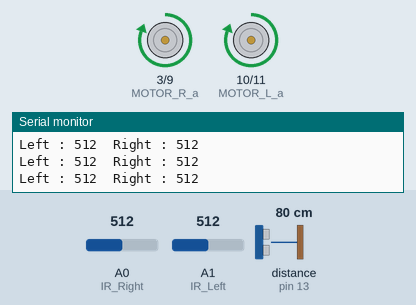
Recording of a sketch running on a simulated Arduino Uno, built with avr-gcc and run on an emulated ATmega328P. Shown: motor-driver pin pairs drawn as motors (green arrow = first pin HIGH = forward, orange = second pin HIGH = backward, longer = more drive), the last lines printed to the serial monitor. Wiring (inferred from the names in the program): ultrasonic range finder: trigger pin 12; echo pin 13. Inputs (shaded band) come from the test bench; at power-on: A0 (IR_Right) = 512, distance to the obstacle (sensor on pin 13) 80 cm, A1 (IR_Left) = 512. The echo pulse lasts 58.3 µs per cm.

Above: at 1.2 s.
1.3 s: A0 (IR_Right) set to 689
4.3 s: A0 (IR_Right) set to 718
At 5.2 s:
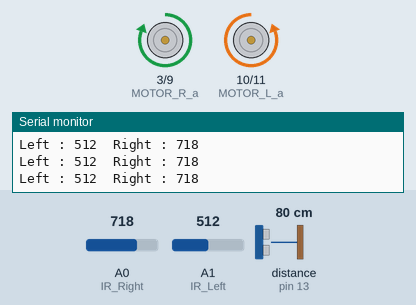
7.3 s: distance to the obstacle (sensor on pin 13) set to 23 cm
10.3 s: distance to the obstacle (sensor on pin 13) set to 18 cm
At 11.0 s:
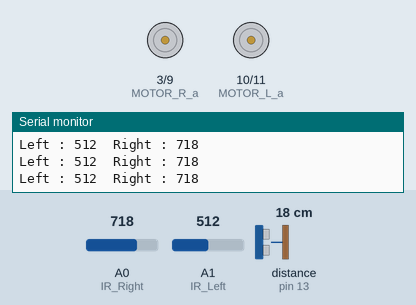
11.8 s: distance to the obstacle (sensor on pin 13) set to 60 cm
At 12.4 s:
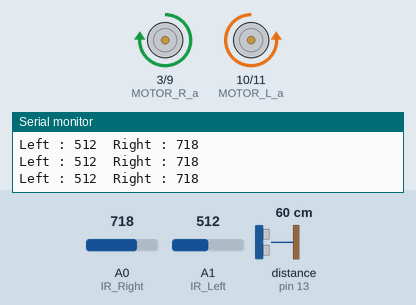
14.8 s: A0 (IR_Right) set to 690
At 15.7 s:
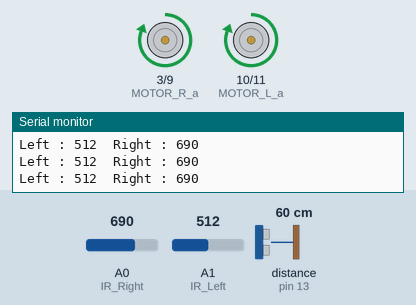
Timing chart, 0 to 18.8 s (numbered marks = the images above; inputs shaded):
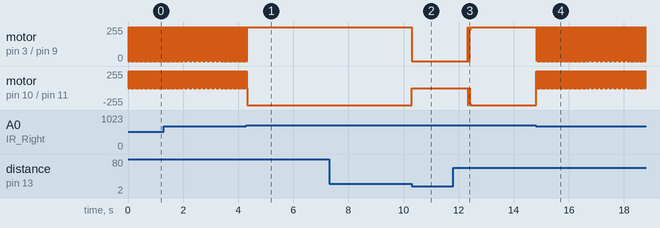

Measured:
- the behaviour switches between 700 and 701 on A0 (IR_Right) (found by bisection; images 0 and 1)
- the behaviour switches between 21 and 20 cm on distance to the obstacle (sensor on pin 13) (found by bisection; images 1 and 2)
- after the input at 4.3 s, motor on pin 3 (MOTOR_R_a) / pin 9 (MOTOR_R_b): goes on until 4.3 s, then stays forward 255/255
- after the input at 10.3 s, motor on pin 3 (MOTOR_R_a) / pin 9 (MOTOR_R_b): forward 255/255 → stopped after 0.00 s instead of 1.5 s; motor on pin 10 (MOTOR_L_a) / pin 11 (MOTOR_L_b): backward 255/255 → stopped after 0.00 s instead of 1.5 s
- after the input at 11.8 s, motor on pin 3 (MOTOR_R_a) / pin 9 (MOTOR_R_b): stopped → forward 255/255 after 0.52 s; motor on pin 10 (MOTOR_L_a) / pin 11 (MOTOR_L_b): stopped → backward 255/255 after 0.52 s
- after the input at 14.8 s, motor on pin 3 (MOTOR_R_a) / pin 9 (MOTOR_R_b), motor on pin 10 (MOTOR_L_a) / pin 11 (MOTOR_L_b): alternates forward 255/255 for 0.02 s and stopped for 0.01 s, starting at once
- by itself, motor on pin 3 (MOTOR_R_a) / pin 9 (MOTOR_R_b): alternates forward 255/255 for 0.02 s and stopped for 0.01 s

The sketch:

UNO_A.ino
```cpp
#define MOTOR_R_a 3
#define MOTOR_R_b 9
#define MOTOR_L_a 10
#define MOTOR_L_b 11
#define MOTOR_SPEED 150
#define MOTOR_SPEED_HIGH 230
#define MOTOR_SPEED_LOW 230

#define EchoPin 13
#define TrigPin 12

const int IR_Left = A1;
const int IR_Right = A0;

void setup() {
  // put your setup code here, to run once:

  TCCR1B = TCCR1B & 0b11111000 | 0x05;  //저속주행이 가능하도록 모터A PWM 주파수 변경
  TCCR2B = TCCR2B & 0b11111000 | 0x07;  //저속주행이 가능하도록 모터B PWM 주파수 변경

  pinMode(MOTOR_R_a, OUTPUT);
  pinMode(MOTOR_R_b, OUTPUT);
  pinMode(MOTOR_L_a, OUTPUT);
  pinMode(MOTOR_L_b, OUTPUT);

  pinMode(TrigPin, OUTPUT);
  pinMode(EchoPin, INPUT);

  pinMode(IR_Left, INPUT);
  pinMode(IR_Right, INPUT);

  Serial.begin(115200);
}

void loop() {
  // put your main code here, to run repeatedly:

  //========================MicroSound============================//

  digitalWrite(TrigPin, LOW);
  delayMicroseconds(2);
  digitalWrite(TrigPin, HIGH);
  delayMicroseconds(10);
  digitalWrite(TrigPin, LOW);

  unsigned long duration = pulseIn(EchoPin, HIGH);
  float distance = duration / 58.f;

  //Serial.print(distance, 2);
  //Serial.println("cm");
  //========================MicroSound============================//

  //==============================MOTOR===========================//
  int value_Left = analogRead(IR_Left);
  int value_Right = analogRead(IR_Right);

  boolean Line_L = (value_Left <= 700);
  boolean Line_R = (value_Right <= 700);

  if (distance >= 20.0f)
  {
    if (Line_L && Line_R)
    {
      analogWrite(MOTOR_R_a, MOTOR_SPEED);
      analogWrite(MOTOR_L_a, MOTOR_SPEED);

      analogWrite(MOTOR_R_b,  0);
      analogWrite(MOTOR_L_b,  0);
    }
    else if (Line_L && !Line_R)
    {
      analogWrite(MOTOR_R_a, MOTOR_SPEED_HIGH);
      analogWrite(MOTOR_R_b, 0);

      analogWrite(MOTOR_L_a, 0);
      analogWrite(MOTOR_L_b, MOTOR_SPEED_LOW);
    }
    else if (!Line_L && Line_R)
    {
      analogWrite(MOTOR_R_a, 0);
      analogWrite(MOTOR_R_b, MOTOR_SPEED_LOW);

      analogWrite(MOTOR_L_a, MOTOR_SPEED_HIGH);
      analogWrite(MOTOR_L_b, 0);
    }
  }
  else
  {
    analogWrite(MOTOR_R_a, 0);
    analogWrite(MOTOR_R_b, 0);
    analogWrite(MOTOR_L_a, 0);
    analogWrite(MOTOR_L_b, 0);

    delay(2000);
  }
  //
    Serial.print("Left : ");
    Serial.print(value_Left);
    Serial.print("  Right : ");
    Serial.println(value_Right);

  //==============================MOTOR===========================//

  delay(10);
}
```
